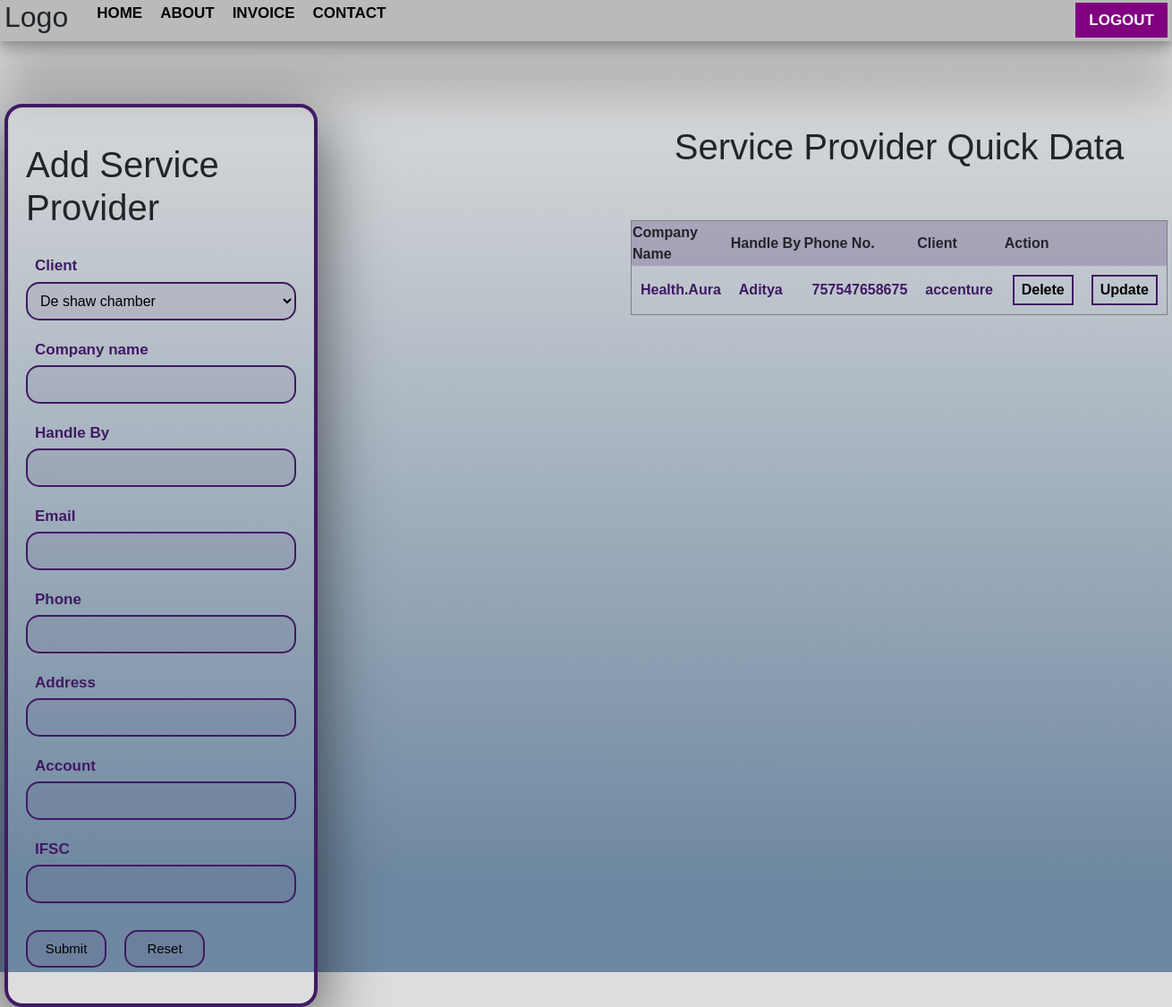
Page /add_service/ (signed in) on the committed database.
### myInvoice/models.py (models this page shows, shortened)
class Provider(models.Model):
    client = models.ForeignKey(Client, on_delete=models.CASCADE)
    comp_name = models.CharField(max_length=200)
    handle = models.CharField(max_length=200)
    email = models.CharField(max_length=100)
    phone = models.IntegerField()
    address = models.TextField()
    account = models.IntegerField()
    ifsc = models.IntegerField()
    class Meta:
        db_table = 'providers'

class Client(models.Model):
    comp_name = models.CharField(max_length=50)
    gst = models.IntegerField()
    country = models.CharField(max_length=30)
    state = models.CharField(max_length=30)
    address = models.CharField(max_length=100)
    def __str__(self):
        return self.comp_name
    class Meta:
        db_table = 'clients'

### myInvoice/views.py (the view, shortened to what this page needs)
# urls.py: path('add_service/', provider, name='addService'),
def provider(request):
    provideObj = Provider.objects.all()
    return render(request, 'addService.html', {'clients':Client.objects.all(), 'providerObj':provideObj})

### myInvoice/templates/addService.html (shortened to what this page needs)
{% extends "base.html" %}
{% block body %}
<div class="add-service">
    <div class="ser-content">
        <div class="ser-data">
            <form action="" method="post">
                <div class="provider-model">
                    <h1>Add Service Provider</h1>
                    <div class="provider-box">
                        <label for="">Client</label>
                        <select name="client" id="">
                            {% for i in clients %}
                            <option value="{{i.id}}">{{i.comp_name}}</option>
                            {% endfor %}
                        </select>
                    </div>
                    <div class="provider-box">
                        <label for="">Company name</label>
                        <input name="company" type="text">
                    </div>
                    <div class="provider-box">
                        <label for="">Handle By</label>
                        <input name="handle" type="text">
                    </div>
                    <div class="provider-box">
                        <label for="">Email</label>
                        <input name="email" type="email">
                    </div>
                    <div class="provider-box">
                        <label for="">Phone</label>
                        <input name="number" type="number">
                    </div>
                    <div class="provider-box">
                        <label for="">Address</label>
                        <input name="address" type="text">
                    </div>
                    <div class="provider-box">
                        <label for="">Account</label>
                        <input name="account" type="number">
                    </div>
                    <div class="provider-box">
                        <label for="">IFSC</label>
                        <input name="ifsc" type="text">
                    </div>
                    <div class="client-btn">
                        <button type="submit" class="service-btn">Submit</button>
                        <button type="reset" class="service-btn">Reset</button>
                    </div>
                </div>
            </form>
        </div>
        <div class="provider">
            <h1>Service Provider Quick Data</h1>
            <div class="provider-data">
                <table border="1px">
                    <tr>
                        <th>Company Name</th>
                        <th>Handle By</th>
                        <th>Phone No.</th>
                        <th>Client</th>
                        <th>Action</th>
                    </tr>
                    {% for i in providerObj %}
                    <tr>
                        <td>{{i.comp_name}}</td>
                        <td>{{i.handle}}</td>
                        <td>{{i.phone}}</td>
                        <td>{{i.client}}</td>
                        <td>
                            <div class="client-btn">
                                <a href="/delete_service/{{i.id}}" class="delete-btn">Delete</a>
                                <a href="/update_service/{{i.id}}" class="update-btn">Update</a>
                            </div>
                        </td>
                    </tr>
                    {% endfor %}
                </table>
            </div>
        </div>
    </div>
</div>
{% endblock body %}

### myInvoice/static/css/main.css (style rules this page uses)
body { padding: 0; margin: 0; box-sizing: border-box; font-family: sans-serif; background: linear-gradient(180.3deg, rgb(221, 221, 221) 5.5%, rgb(110, 136, 161) 90.2%); }
a { text-decoration: none; color: black; }
.client-input, .service-input, .provider-model { border: 4px solid rgb(64, 26, 99); width: 350px; padding: 40px 20px; margin-top: 70px; display: flex; flex-direction: column; gap: 20px; border-radius: 20px; box-shadow: rgba(0, 0, 0, 0.56) 0px 22px 70px 4px; }
.provider-model label { padding-left: 10px; color: rgb(64, 26, 99); font-size: 17px; font-weight: bold; }
select { outline: 0; background: rgba(64, 26, 99, 0.068); border: 2px solid rgb(64, 26, 99); border-radius: 15px; width: 100%; height: 100%; padding: 10px; color: black; cursor: pointer; }
.provider-box input { padding: 8px 15px; background: none; border: none; outline: none; border: 2px solid rgb(64, 26, 99); border-radius: 15px; background-color: rgba(64, 26, 99, 0.068); font-size: 15px; }
.client-div, .provider-box { display: flex; flex-direction: column; gap: 5px; }
.service-btn { width: 90px; margin-top: 10px; cursor: pointer; }
.client-btn { display: flex; gap: 20px; }
.client-btn button { padding: 8px 15px; background: none; border: none; outline: none; border: 2px solid rgb(64, 26, 99); border-radius: 15px; background-color: rgba(64, 26, 99, 0.068); font-size: 15px; }
.ser-content { display: grid; grid-template-columns: repeat(2, 1fr); gap: 100px; }
.add-service { height: 130vh; display: flex; justify-content: center; }
.provider { display: flex; justify-content: center; align-items: center; height: 50vh; flex-direction: column; }
.provider-data { margin-top: 50px; }
table { width: 600px; }
table th { height: 50px; background-color: rgba(64, 26, 99, 0.219); }
table td { height: 30px; width: 100px; padding: 10px; color: rgb(64, 26, 99); font-weight: bold; font-size: 16px; }
.delete-btn, .update-btn { border: 2px solid rgb(64, 26, 99); padding: 3px 8px; }

### rows in the picture
Provider: comp_name "Health.Aura", handle "Aditya", phone "757547658675", client "accenture"

### other values in the picture
form field client "De shaw chamber"
